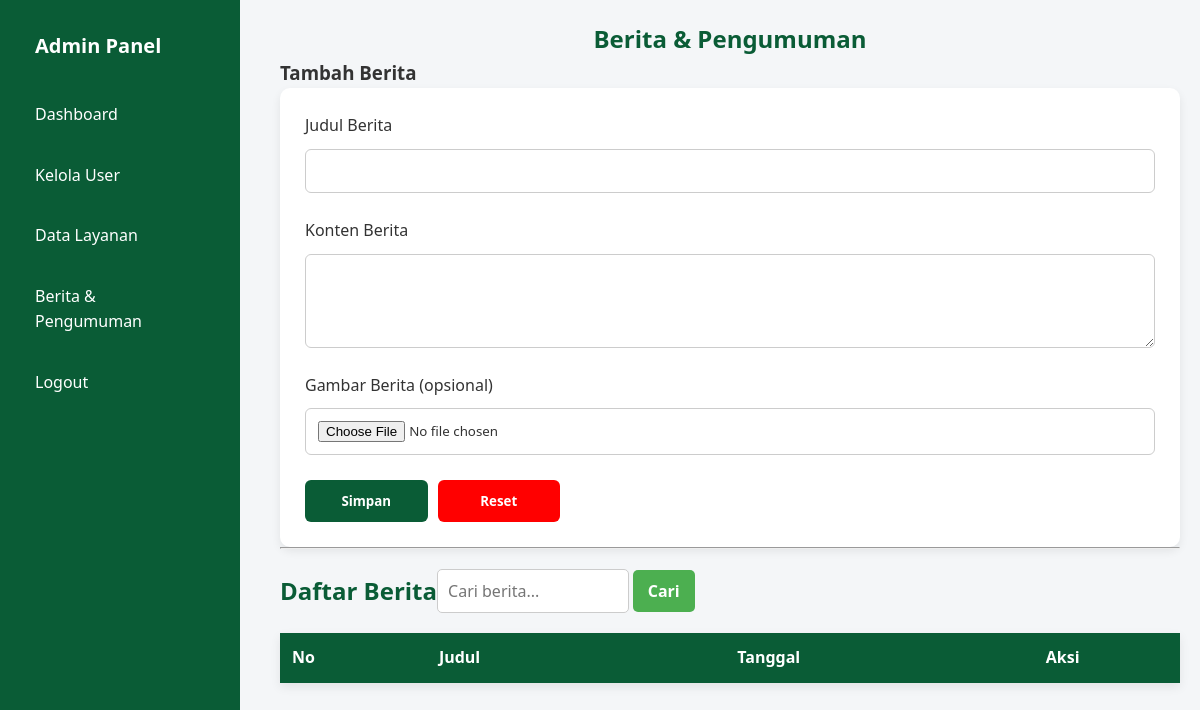
The app's page /admin/berita.php (signed in), older data.
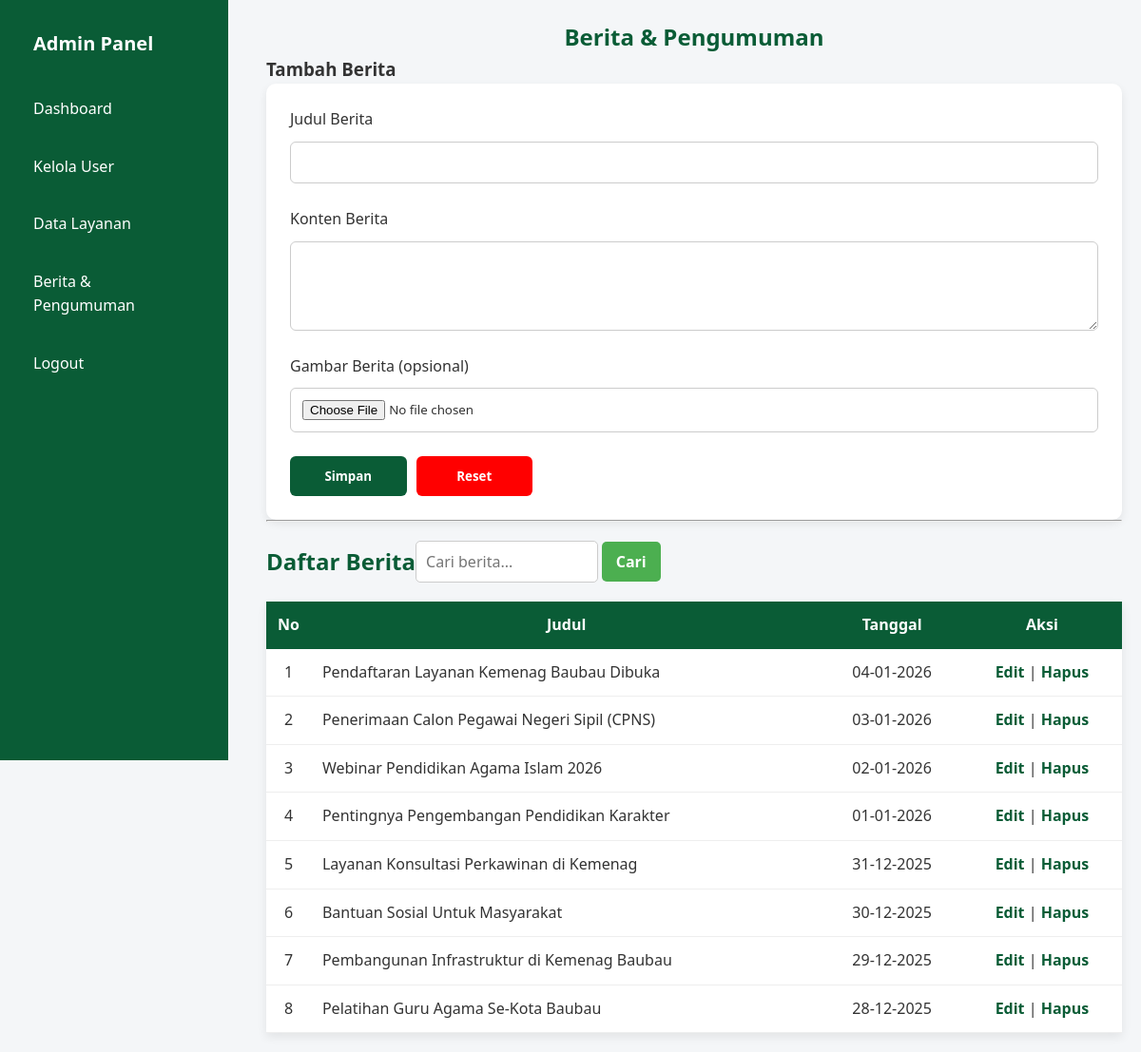
The same page, newer data.
### tables this page shows
CREATE TABLE `berita` (
  `id` int(11) NOT NULL,
  `judul` varchar(255) NOT NULL,
  `konten` text NOT NULL,
  `tanggal` timestamp NOT NULL DEFAULT current_timestamp(),
  `gambar` varchar(255) DEFAULT NULL
);

### admin/berita.php (the view, shortened to what this page needs)
<?php
include "../config/koneksi.php";
$cari_berita = $_GET['cari_berita'] ?? '';
$berita = mysqli_query($koneksi, "
    SELECT * FROM berita
    WHERE judul LIKE '%$cari_berita%'
    ORDER BY tanggal DESC
");
?>
<!DOCTYPE html>
<html lang="id">
<head>
    <link rel="stylesheet" href="../assets/css/admin.css">
    <link rel="stylesheet" href="../assets/css/index.css">
</head>
<body>
<div class="dashboard">
    <?php include "../includes/sidebar.php"; ?>
    <main class="content" style="margin-top:20px;">
        <h2>Berita & Pengumuman</h2>
        <h3><?= isset($_GET['edit']) ? 'Edit' : 'Tambah' ?> Berita</h3>
        <form method="post" class="form-input" enctype="multipart/form-data">
            <label>Judul Berita</label>
            <input type="text" name="judul" value="<?= isset($berita_edit) ? $berita_edit['judul'] : '' ?>" required>
            <label>Konten Berita</label>
            <textarea name="konten" rows="4" required><?= isset($berita_edit) ? $berita_edit['konten'] : '' ?></textarea>
            <label>Gambar Berita (opsional)</label>
            <input type="file" name="gambar" accept="image/*">
            <div style="display: flex; gap: 10px; width: 30%;">
                <button type="submit" name="simpan">Simpan</button>
                <button type="reset" onclick="window.location.href='berita.php';" style="background-color: red;">Reset</button>
            </div>
        </form>
        <hr>
        <div class="header-tabel">
            <h2>Daftar Berita</h2>
            <form method="get">
                <input type="text" name="cari_berita" placeholder="Cari berita..."
                       value="<?= $cari_berita ?>">
                <button type="submit" class="button">Cari</button>
            </form>
        </div>
        <table style="margin-bottom: 20px;">
            <tr>
                <th>No</th>
                <th>Judul</th>
                <th>Tanggal</th>
                <th>Aksi</th>
            </tr>
            <?php $no=1; while($b=mysqli_fetch_assoc($berita)): ?>
            <tr>
                <td><?= $no++ ?></td>
                <td><?= $b['judul'] ?></td>
                <td style="text-align: center;"><?= date('d-m-Y', strtotime($b['tanggal'])) ?></td>
                <td style="text-align: center;">
                    <a href="?edit=<?= $b['id'] ?>">Edit</a> |
                    <a href="?hapus=<?= $b['id'] ?>" onclick="return confirm('Hapus berita?')">Hapus</a>
                </td>
            </tr>
            <?php endwhile; ?>
        </table>
    </main>
</div>
</body>
</html>

Row changes from the older to the newer data that the page shows:
added berita: judul "Pendaftaran Layanan Kemenag Baubau Dibuka", tanggal "04-01-2026"
added berita: judul "Penerimaan Calon Pegawai Negeri Sipil (CPNS)", tanggal "03-01-2026"
added berita: judul "Webinar Pendidikan Agama Islam 2026", tanggal "02-01-2026"
added berita: judul "Pentingnya Pengembangan Pendidikan Karakter", tanggal "01-01-2026"
added berita: judul "Layanan Konsultasi Perkawinan di Kemenag", tanggal "31-12-2025"
added berita: judul "Bantuan Sosial Untuk Masyarakat", tanggal "30-12-2025"
added berita: judul "Pembangunan Infrastruktur di Kemenag Baubau", tanggal "29-12-2025"
added berita: judul "Pelatihan Guru Agama Se-Kota Baubau", tanggal "28-12-2025"
